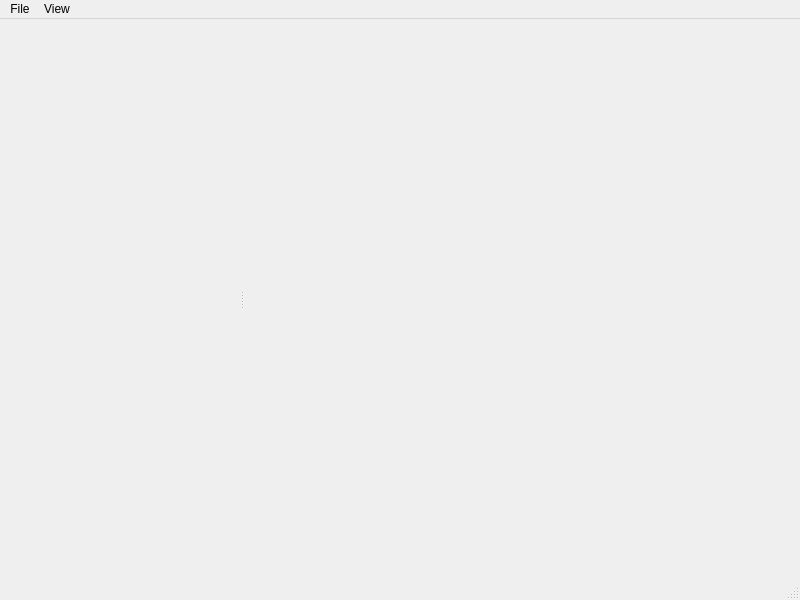
<?xml version="1.0" encoding="UTF-8"?>
<ui version="4.0">
 <class>MainWindow</class>
 <widget class="QMainWindow" name="MainWindow">
  <property name="geometry">
   <rect>
    <x>0</x>
    <y>0</y>
    <width>800</width>
    <height>600</height>
   </rect>
  </property>
  <property name="windowTitle">
   <string>FSG Scenery Generator</string>
  </property>
  <property name="windowIcon">
   <iconset resource="../terrain_generator.qrc">
    <normaloff>:/img/terrain.svg</normaloff>:/img/terrain.svg</iconset>
  </property>
  <widget class="QWidget" name="centralWidget">
   <layout class="QGridLayout" name="gridLayout">
    <property name="leftMargin">
     <number>0</number>
    </property>
    <property name="topMargin">
     <number>0</number>
    </property>
    <property name="rightMargin">
     <number>0</number>
    </property>
    <property name="bottomMargin">
     <number>0</number>
    </property>
    <item row="0" column="0">
     <widget class="QSplitter" name="splitter">
      <property name="orientation">
       <enum>Qt::Horizontal</enum>
      </property>
      <widget class="WidgetDoc" name="widgetDoc" native="true">
       <property name="minimumSize">
        <size>
         <width>240</width>
         <height>0</height>
        </size>
       </property>
      </widget>
      <widget class="WidgetCGI" name="widgetCGI" native="true">
       <property name="sizePolicy">
        <sizepolicy hsizetype="Preferred" vsizetype="Preferred">
         <horstretch>2</horstretch>
         <verstretch>0</verstretch>
        </sizepolicy>
       </property>
      </widget>
     </widget>
    </item>
   </layout>
  </widget>
  <widget class="QMenuBar" name="menuBar">
   <property name="geometry">
    <rect>
     <x>0</x>
     <y>0</y>
     <width>800</width>
     <height>27</height>
    </rect>
   </property>
   <widget class="QMenu" name="menuFile">
    <property name="title">
     <string>File</string>
    </property>
    <widget class="QMenu" name="menuRecentFiles">
     <property name="title">
      <string>Recent files</string>
     </property>
    </widget>
    <addaction name="actionNew"/>
    <addaction name="actionOpen"/>
    <addaction name="menuRecentFiles"/>
    <addaction name="actionClearRecent"/>
    <addaction name="actionSave"/>
    <addaction name="actionSaveAs"/>
    <addaction name="actionExport"/>
    <addaction name="actionGenerate"/>
    <addaction name="separator"/>
    <addaction name="actionExit"/>
   </widget>
   <widget class="QMenu" name="menuView">
    <property name="title">
     <string>View</string>
    </property>
    <addaction name="actionRefresh"/>
    <addaction name="separator"/>
    <addaction name="actionViewOrbit"/>
    <addaction name="actionViewWorld"/>
   </widget>
   <addaction name="menuFile"/>
   <addaction name="menuView"/>
  </widget>
  <widget class="QStatusBar" name="statusBar"/>
  <action name="actionSave">
   <property name="text">
    <string>Save (Ctrl+S)</string>
   </property>
  </action>
  <action name="actionSaveAs">
   <property name="text">
    <string>Save as...</string>
   </property>
  </action>
  <action name="actionOpen">
   <property name="text">
    <string>Open</string>
   </property>
  </action>
  <action name="actionExport">
   <property name="text">
    <string>Export as...</string>
   </property>
  </action>
  <action name="actionExit">
   <property name="text">
    <string>Exit</string>
   </property>
  </action>
  <action name="actionRefresh">
   <property name="text">
    <string>Refresh (Ctrl+R)</string>
   </property>
  </action>
  <action name="actionViewOrbit">
   <property name="text">
    <string>Orbit</string>
   </property>
  </action>
  <action name="actionViewWorld">
   <property name="text">
    <string>World</string>
   </property>
  </action>
  <action name="actionNew">
   <property name="text">
    <string>New</string>
   </property>
  </action>
  <action name="actionClearRecent">
   <property name="text">
    <string>Clear Recent</string>
   </property>
  </action>
  <action name="actionGenerate">
   <property name="text">
    <string>Generate Elevation File...</string>
   </property>
  </action>
 </widget>
 <layoutdefault spacing="6" margin="11"/>
 <customwidgets>
  <customwidget>
   <class>WidgetCGI</class>
   <extends>QWidget</extends>
   <header>gui/WidgetCGI.h</header>
   <container>1</container>
  </customwidget>
  <customwidget>
   <class>WidgetDoc</class>
   <extends>QWidget</extends>
   <header>gui/WidgetDoc.h</header>
   <container>1</container>
  </customwidget>
 </customwidgets>
 <resources>
  <include location="../terrain_generator.qrc"/>
 </resources>
 <connections/>
</ui>
